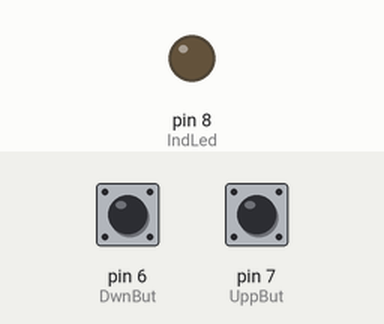
Simulated run of this sketch. Board: Arduino Uno, built with avr-gcc and run on an emulated ATmega328P. Parts: output pins drawn as LEDs (lit = HIGH). The test bench sets the inputs (shaded band); at power-on: pin 6 (DwnBut) LOW, pin 7 (UppBut) LOW. No radio packets arrive unless stated.

Above: at 1.2 s.
1.3 s: pin 6 (DwnBut) pulled HIGH for 3.2 s
At 2.6 s:
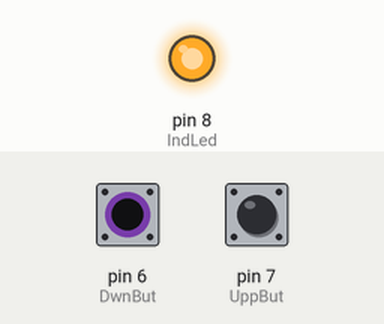
7.5 s: pin 6 (DwnBut) pulled HIGH for 0.15 s
At 8.4 s:
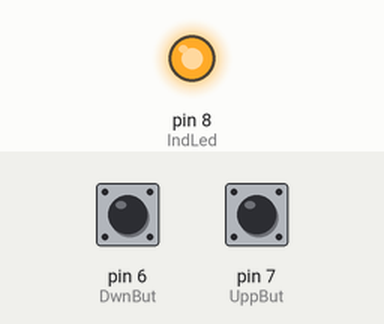
10.6 s: pin 6 (DwnBut) pulled HIGH for 1 s
At 14.8 s:
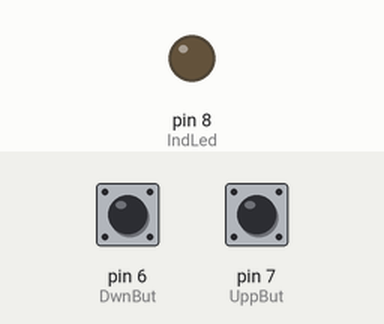
Timing chart, 0 to 16.3 s (numbered marks = the images above; inputs shaded):
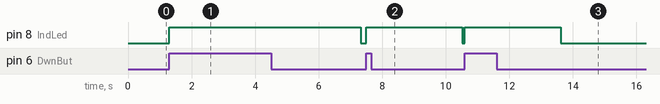

Measured:
- after the input at 1.3 s, pin 8 (IndLed): LOW → HIGH at once, → LOW 6.0 s later
- after the input at 7.5 s, pin 8 (IndLed): LOW → HIGH at once, → LOW 3.0 s later
- after the input at 10.6 s, pin 8 (IndLed): LOW → HIGH at once, → LOW 3.0 s later

The sketch:

IR-Sender.ino
```cpp
/*IR-Sender April 2021
This is the remote sender for the IR-Base channle changer.  This module is
not required and only needed if you don't want to connect directly to the
the base changer with wires.
*/

//*****************************************************************************
// Import needed libraries
//*****************************************************************************
#include <SPI.h>   // Comes with Arduino IDE
#include "RF24.h"  // Download and Install (See above)

//*****************************************************************************
// Declare Constants and Pin Numbers
//*****************************************************************************
void SendIt(long dataTransmitted);

const int DwnBut = 6;           // Down - Also has external port via jack
const int UppBut = 7;           // Up   - Also has external port via jack
const int IndLed = 8;

//*****************************************************************************
// Declare objects
//*****************************************************************************
RF24 myRadio (9, 10); // "myRadio" an instance of a radio, specifying the CE and CS pins.

//*****************************************************************************
// Variables
//*****************************************************************************
byte addresses[][6] = {"1Node"};    // Create address for 1 pipe.
//long dataTransmitted;             // Data that will be Transmitted.
int UppButState = 0;                // variable for reading the Up button status
int DwnButState = 0;                // variable for reading the Down button status
int dataReceived;                   // Data that will be received from the transmitter

// *****************************************************************************
// Setup routine runs once when you press reset:
// *****************************************************************************
void setup() {
   pinMode(UppBut, INPUT);          // Button Up    IrCodes 1
   pinMode(DwnBut, INPUT);          // Button Down  IrCodes 2
   pinMode(IndLed, OUTPUT);
   //Serial.begin(115200);
   //delay(1000);
   randomSeed(analogRead(0));              // Seed for random nuber generator
   myRadio.begin();                        // Start up the physical nRF24L01 Radio
   myRadio.setChannel(108);                // Above most Wifi Channels
   myRadio.setPALevel(RF24_PA_MAX);        // PA Power level
   myRadio.openWritingPipe( addresses[0]); // Use the first entry in array 'addresses' (Only 1 right now)
   delay(50);
}

// *****************************************************************************
// Setup routine runs once when you press reset:
// *****************************************************************************
void loop() {
   if ( digitalRead(UppBut) ) { SendIt(2); }
   if ( digitalRead(DwnBut) ) { SendIt(1); }
}

// *****************************************************************************
// *****************************************************************************
void SendIt(long dataTransmitted) {

   unsigned long RecWait = millis();
   myRadio.write( &dataTransmitted, sizeof(dataTransmitted) );
   myRadio.openReadingPipe(1, addresses[0]);   // Use the first entry in array 'addresses' (Only 1 right now)
   myRadio.startListening();                   // Radio is listening

   while ( millis() - RecWait < 3000 and !myRadio.available()) {
      digitalWrite(IndLed, HIGH);
      delay(25);
      if ( myRadio.available()) {               // Check for incoming data from transmitter
         while (myRadio.available()) {          // While there is data ready
            myRadio.read( &dataReceived, sizeof(dataReceived) ); // Get the data payload (You must have defined that already!)
         }
         break;
      }
   }
   dataReceived="";
   myRadio.stopListening();
   digitalWrite(IndLed, LOW);
}
```
